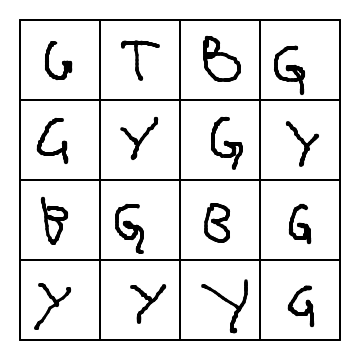
#> input picture grid_imgs/grid_4x4_auto_1.png, 360 x 360 px; its folder holds only this picture in this run
$ python -i preprocessing.py   (imports and definitions only)
#> lines starting #> are read from the running program, lines starting #| are printed output that depends on the picture; after the words box and inside, x2 and y2 are one past the last pixel; in counts of white or black regions, pixels touching at a corner belong together
#> further down, picture is the input picture: shape (360, 360); min 0, max 255, mean 230
import cv2 as cv

from .visualization import show_images


def preparation(path, show=False):
    """
    Carica l'immagine, la converte in scala di grigi e ne estrae i contorni (Canny).
    """
    img = cv.imread(path)
    if img is None:
        raise FileNotFoundError(f"Immagine non trovata: {path}")

    # Non servono i canali di colore, solo grigi
    gray = cv.cvtColor(img, cv.COLOR_BGR2GRAY)

    # Sfocature per migliore rilevamento bordi
    blurred = cv.GaussianBlur(gray, (5, 5), 0)

    # Canny con soglie automatiche (metodo Otsu)
    otsu_thresh, _ = cv.threshold(blurred, 0, 255, cv.THRESH_BINARY + cv.THRESH_OTSU)

    # Rilevamento bordi con Canny usando le soglie calcolate da Otsu
    edges = cv.Canny(blurred, threshold1=otsu_thresh * 0.5, threshold2=otsu_thresh)

    if show:
        show_images([img, gray, edges], ["Original", "Grayscale", "Canny edges"])

    return img, gray, edges


def extract_grid_mask(gray, show=False):
    """
    Isola SOLO le linee della griglia, eliminando i tratti delle lettere.
    Otsu globale (immagini sintetiche pulite, niente speckle da adaptive),
    poi erosione+dilatazione con kernel lungo 1D: sopravvive solo cio' che
    ha molti pixel continui in una direzione -> linee griglia, non lettere.
    """
#> called with show = False

    # Immagine convertita in bianco e nero
    _, bw = cv.threshold(gray, 0, 255, cv.THRESH_BINARY_INV + cv.THRESH_OTSU)
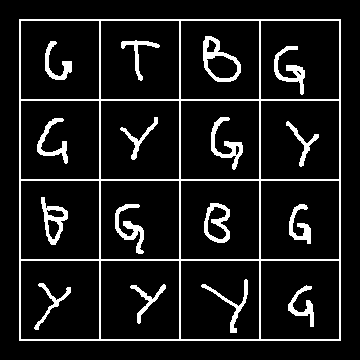
#> bw: shape (360, 360); 9.9% white; 17 white regions, largest, box (x1, y1, x2, y2) and area: (19, 19, 341, 341) 6340, (203, 36, 241, 82) 584, (115, 204, 144, 254) 519

    h, w = gray.shape
#> h = 360; w = 360

    # Creazione rettangolo lungo
    hk = cv.getStructuringElement(cv.MORPH_RECT, (w // 10, 1))
    # Erosione per rimuovere le lettere
    hor = cv.dilate(cv.erode(bw, hk), hk)
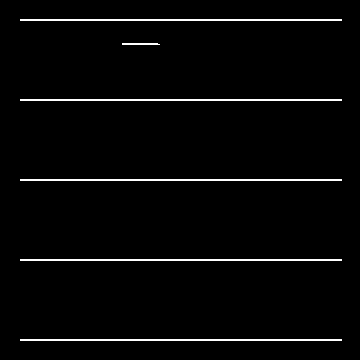
#> hor: shape (360, 360); 2.5% white in thin lines or dots, all inside (x1, y1, x2, y2) = (20, 19, 342, 341)

    # Creazione rettangolo alto
    vk = cv.getStructuringElement(cv.MORPH_RECT, (1, h // 10))
#> vk = 36 values from 1 to 1
    ver = cv.dilate(cv.erode(bw, vk), vk)
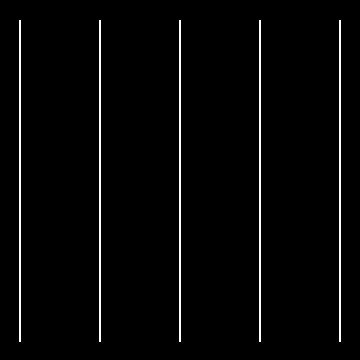
#> ver: shape (360, 360); 2.5% white in thin lines or dots, all inside (x1, y1, x2, y2) = (19, 20, 341, 342)

    # Maschera finale come somma di linee orizzontali e verticali
    grid = cv.add(hor, ver)
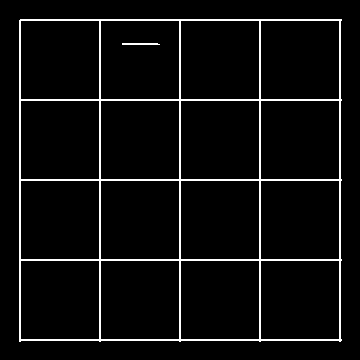
#> grid: shape (360, 360); 5% white in thin lines or dots, all inside (x1, y1, x2, y2) = (19, 19, 342, 342)
    if show:
        show_images(
            [bw, hor, ver, grid],
            ["Otsu binary", "H lines", "V lines", "Grid mask"],
        )
    return grid

>>> import cv2
>>> picture = cv2.imread('../grid_imgs/grid_4x4_auto_1.png', cv2.IMREAD_GRAYSCALE)
>>> result = extract_grid_mask(picture)

$ run again, on grid_imgs/grid_4x4_auto_10.png
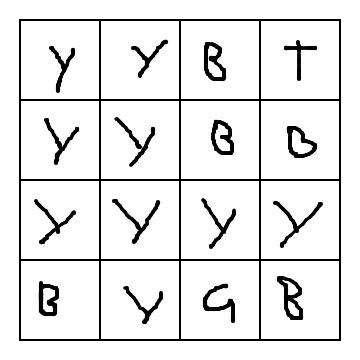
#> input picture grid_imgs/grid_4x4_auto_10.png, 360 x 360 px
#> picture is the input picture: shape (360, 360); min 0, max 255, mean 231.5
#> in extract_grid_mask, `_, bw = cv.threshold(gray, 0, 255, cv.THRESH_BINARY_INV + cv.THRESH_OT..`:
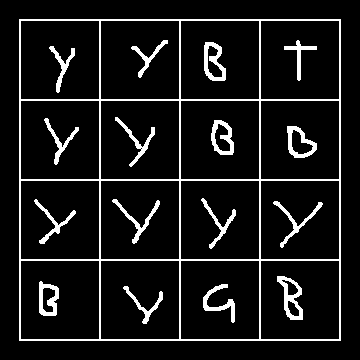
#> bw: shape (360, 360); 9.2% white; 17 white regions, largest, box (x1, y1, x2, y2) and area: (19, 19, 341, 341) 6340, (277, 276, 303, 320) 469, (204, 42, 226, 81) 433
#> hor: shape (360, 360); 2.5% white in thin lines or dots, all inside (x1, y1, x2, y2) = (20, 19, 342, 341)
#> ver: shape (360, 360); 2.6% white in thin lines or dots, all inside (x1, y1, x2, y2) = (19, 20, 341, 342)
#> grid: shape (360, 360); 5% white in thin lines or dots, all inside (x1, y1, x2, y2) = (19, 19, 342, 342)

$ run again, on grid_imgs/grid_4x4_auto_11.png
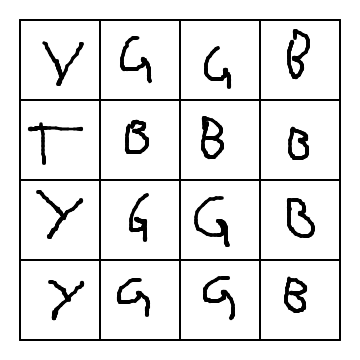
#> input picture grid_imgs/grid_4x4_auto_11.png, 360 x 360 px
#> picture is the input picture: shape (360, 360); min 0, max 255, mean 230.5
#> in extract_grid_mask, `_, bw = cv.threshold(gray, 0, 255, cv.THRESH_BINARY_INV + cv.THRESH_OT..`:
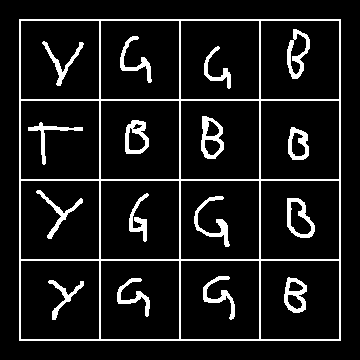
#> bw: shape (360, 360); 9.7% white; 17 white regions, largest, box (x1, y1, x2, y2) and area: (19, 19, 341, 341) 6340, (201, 116, 224, 159) 469, (287, 29, 310, 79) 459
#> hor: shape (360, 360); 2.6% white in thin lines or dots, all inside (x1, y1, x2, y2) = (20, 19, 342, 341)
#> ver: shape (360, 360); 2.6% white in thin lines or dots, all inside (x1, y1, x2, y2) = (19, 20, 341, 342)
#> grid: shape (360, 360); 5.1% white in thin lines or dots, all inside (x1, y1, x2, y2) = (19, 19, 342, 342)

$ run again, on grid_imgs/grid_4x4_auto_12.png
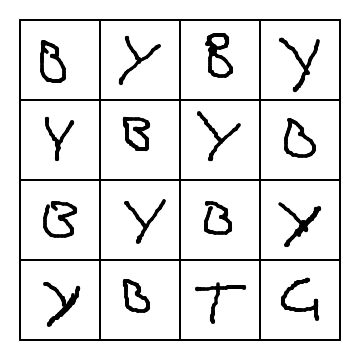
#> input picture grid_imgs/grid_4x4_auto_12.png, 360 x 360 px
#> picture is the input picture: shape (360, 360); min 0, max 255, mean 230.1
#> in extract_grid_mask, `_, bw = cv.threshold(gray, 0, 255, cv.THRESH_BINARY_INV + cv.THRESH_OT..`:
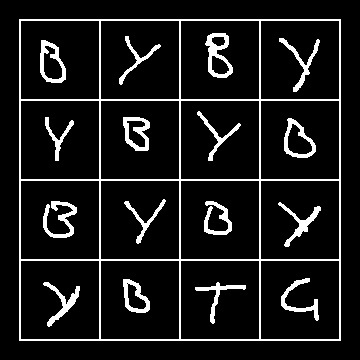
#> bw: shape (360, 360); 9.8% white; 17 white regions, largest, box (x1, y1, x2, y2) and area: (19, 19, 341, 341) 6340, (205, 33, 233, 78) 546, (43, 201, 77, 238) 496
#> hor: shape (360, 360); 2.6% white in thin lines or dots, all inside (x1, y1, x2, y2) = (20, 19, 342, 341)
#> ver: shape (360, 360); 2.6% white in thin lines or dots, all inside (x1, y1, x2, y2) = (19, 20, 341, 342)
#> grid: shape (360, 360); 5.1% white in thin lines or dots, all inside (x1, y1, x2, y2) = (19, 19, 342, 342)
